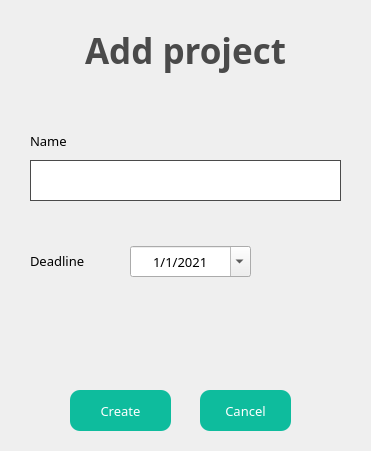
     <widget class="QWidget" name="addp" native="true">
      <property name="geometry">
       <rect>
        <x>460</x>
        <y>150</y>
        <width>371</width>
        <height>451</height>
       </rect>
      </property>
      <property name="styleSheet">
       <string notr="true">#addp{
background: rgb(243, 246, 253);
border-radius: 30px;
}</string>
      </property>
      <widget class="QLabel" name="label_13">
       <property name="geometry">
        <rect>
         <x>0</x>
         <y>25</y>
         <width>371</width>
         <height>51</height>
        </rect>
       </property>
       <property name="font">
        <font>
         <family>Poppins SemiBold</family>
         <pointsize>26</pointsize>
         <bold>true</bold>
        </font>
       </property>
       <property name="styleSheet">
        <string notr="true">color: rgb(74, 74, 74);</string>
       </property>
       <property name="text">
        <string>Add project</string>
       </property>
       <property name="alignment">
        <set>Qt::AlignCenter</set>
       </property>
      </widget>
      <widget class="QLabel" name="label_14">
       <property name="geometry">
        <rect>
         <x>30</x>
         <y>130</y>
         <width>111</width>
         <height>21</height>
        </rect>
       </property>
       <property name="font">
        <font>
         <family>Poppins</family>
         <pointsize>10</pointsize>
        </font>
       </property>
       <property name="text">
        <string>Name</string>
       </property>
      </widget>
      <widget class="QLineEdit" name="pname">
       <property name="geometry">
        <rect>
         <x>30</x>
         <y>160</y>
         <width>311</width>
         <height>41</height>
        </rect>
       </property>
       <property name="font">
        <font>
         <family>Montserrat</family>
         <pointsize>10</pointsize>
        </font>
       </property>
       <property name="styleSheet">
        <string notr="true">border : 1px solid rgb(74, 74, 74);</string>
       </property>
       <property name="text">
        <string/>
       </property>
       <property name="alignment">
        <set>Qt::AlignCenter</set>
       </property>
      </widget>
      <widget class="QLabel" name="label_15">
       <property name="geometry">
        <rect>
         <x>30</x>
         <y>250</y>
         <width>111</width>
         <height>21</height>
        </rect>
       </property>
       <property name="font">
        <font>
         <family>Poppins</family>
         <pointsize>10</pointsize>
        </font>
       </property>
       <property name="text">
        <string>Deadline</string>
       </property>
      </widget>
      <widget class="QPushButton" name="btnCreate">
       <property name="geometry">
        <rect>
         <x>70</x>
         <y>390</y>
         <width>101</width>
         <height>41</height>
        </rect>
       </property>
       <property name="font">
        <font>
         <family>Poppins</family>
         <pointsize>10</pointsize>
        </font>
       </property>
       <property name="cursor">
        <cursorShape>PointingHandCursor</cursorShape>
       </property>
       <property name="styleSheet">
        <string notr="true">background-color: rgb(14, 188, 157);
border-radius: 10px;
color: white;</string>
       </property>
       <property name="text">
        <string>Create</string>
       </property>
      </widget>
      <widget class="QPushButton" name="btnCancel">
       <property name="geometry">
        <rect>
         <x>200</x>
         <y>390</y>
         <width>91</width>
         <height>41</height>
        </rect>
       </property>
       <property name="font">
        <font>
         <family>Poppins</family>
         <pointsize>10</pointsize>
        </font>
       </property>
       <property name="cursor">
        <cursorShape>PointingHandCursor</cursorShape>
       </property>
       <property name="styleSheet">
        <string notr="true">background-color: rgb(14, 188, 157);
border-radius: 10px;
color: white;</string>
       </property>
       <property name="text">
        <string>Cancel</string>
       </property>
      </widget>
      <widget class="QDateEdit" name="dateEdit">
       <property name="geometry">
        <rect>
         <x>130</x>
         <y>246</y>
         <width>121</width>
         <height>31</height>
        </rect>
       </property>
       <property name="font">
        <font>
         <family>Poppins</family>
         <pointsize>10</pointsize>
        </font>
       </property>
       <property name="styleSheet">
        <string notr="true"/>
       </property>
       <property name="alignment">
        <set>Qt::AlignCenter</set>
       </property>
       <property name="displayFormat">
        <string>d/M/yyyy</string>
       </property>
       <property name="calendarPopup">
        <bool>true</bool>
       </property>
       <property name="date">
        <date>
         <year>2021</year>
         <month>1</month>
         <day>1</day>
        </date>
       </property>
      </widget>
      <widget class="QLabel" name="state_2">
       <property name="geometry">
        <rect>
         <x>0</x>
         <y>330</y>
         <width>371</width>
         <height>21</height>
        </rect>
       </property>
       <property name="font">
        <font>
         <family>Poppins SemiBold</family>
         <pointsize>10</pointsize>
         <bold>true</bold>
        </font>
       </property>
       <property name="styleSheet">
        <string notr="true">color:  rgb(255, 85, 0);</string>
       </property>
       <property name="text">
        <string/>
       </property>
       <property name="alignment">
        <set>Qt::AlignCenter</set>
       </property>
      </widget>
     </widget>
